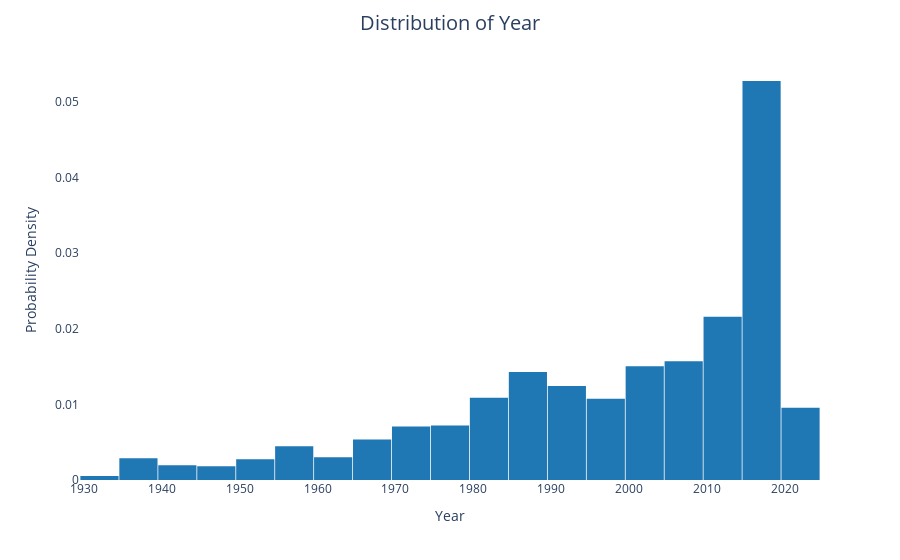

The notebook cell this image was saved under:
### Markdown cell above
## Distribution of Year

### Code cell
colors = ['#1f77b4', '#ff7f0e', '#2ca02c', '#d62728', '#9467bd', '#8c564b', '#e377c2', '#7f7f7f', '#bcbd22', '#17becf']

# Create histogram plot using Plotly Express
fig_year = px.histogram(df, x='Year', histnorm='probability density', nbins=30, color_discrete_sequence=colors)
fig_year.update_traces(selector=dict(type='histogram'))
fig_year.update_layout(
    title='Distribution of Year',
    title_x=0.5,
    title_pad=dict(t=20),
    title_font=dict(size=20),
    xaxis_title='Year',
    yaxis_title='Probability Density',
    xaxis=dict(showgrid=False),
    yaxis=dict(showgrid=False),
    bargap=0.02,
    plot_bgcolor='white'
)

### Figure 1 — Plotly figure (JSON) as saved in the notebook; plotly's stock layout.template omitted (floating-point values rounded to 4 significant figures; data arrays with more than 128 entries replaced by an {"elided": "..."} marker saying what was removed)
{"data": [{"alignmentgroup": "True", "bingroup": "x", "histnorm": "probability density", "hovertemplate": "Year=%{x}<br>probability density=%{y}<extra></extra>", "legendgroup": "", "marker": {"color": "#1f77b4", "pattern": {"shape": ""}}, "name": "", "nbinsx": 30, "offsetgroup": "", "orientation": "v", "showlegend": false, "type": "histogram", "x": {"elided": "1528 int values"}, "xaxis": "x", "yaxis": "y"}], "layout": {"bargap": 0.02, "barmode": "relative", "legend": {"tracegroupgap": 0}, "margin": {"t": 60}, "plot_bgcolor": "white", "title": {"font": {"size": 20}, "pad": {"t": 20}, "text": "Distribution of Year", "x": 0.5}, "xaxis": {"anchor": "y", "domain": [0, 1], "showgrid": false, "title": {"text": "Year"}}, "yaxis": {"anchor": "x", "domain": [0, 1], "showgrid": false, "title": {"text": "Probability Density"}}}}
